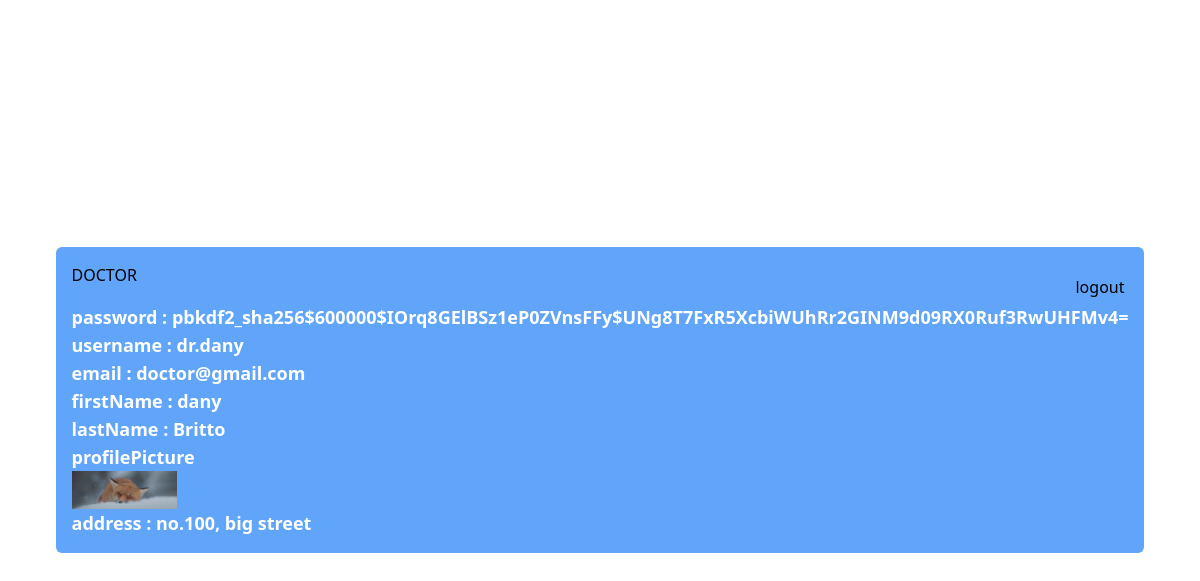
/ (signed in), run on the app's committed database.
### usercredentials/models.py (models this page shows, shortened)
class Profile(AbstractUser):
    username = models.CharField(max_length=50, unique = True)
    email = models.EmailField(null = True)
    firstName = models.CharField(null= True, max_length = 50)
    lastName = models.CharField(null= True, max_length = 50)
    profilePicture = models.ImageField(upload_to='profile')
    address = models.TextField(null= True)
    role = models.BooleanField(default = False)
    REQUIRED_FIELDS = []

### usercredentials/views.py (the view)
# urls.py: path('', views.dashboard, name='dashboard'),
def dashboard(request):
    context = {}
    if request.user.is_authenticated:
        userobj = models.Profile.objects.get(id = request.user.id)
        userobj = model_to_dict(userobj)
        fields = ['username', 'email', 'firstName', 'lastName', 'address', 'profilePicture', 'password']
        context = {'fields':fields, 'userobj':userobj.items()}
    return render(request, 'dashboard.html', context)

### templates/dashboard.html (shortened to what this page needs)
{% extends 'base.html' %}
{% load static %}
{% block content %}
{% if user.is_authenticated %}
    <div class="flex flex-col bg-blue-400 p-4 rounded-md">
        <div class="flex justify-between">
            {% if user.role == 1 %}
                <p>DOCTOR</p>
            {% else %}
                <p>USER</p>
            {% endif %}
            <form action="{% url 'logout' %}" class="flex items-center mt-2" method="post">
                <input type="submit" class="p-1 w-full cursor-pointer" value="logout">
            </form>
        </div>
        {% for obj, val in userobj %}
            {% if obj in fields %}
                {% if obj == 'profilePicture' %}
                    <p class="text-white font-semibold text-lg">{{obj}}</p><img  src="/media/{{val}}" width="10%"  alt="profilePicture">
                {% else %}
                    <p class="text-white font-semibold text-lg">{{obj}} : {{val}}</p>
                {% endif %}
            {% endif %}
        {% endfor %}
    </div>
{% else %}
    <div class="flex flex-col p-2 items-center bg-blue-400 w-32 h-24 justify-between rounded-md">
        <a href="{% url 'login' %}" class="text-white font-bold">LOGIN</a>
        <p>OR</p>
        <a href="{% url 'signupNav' %}" class="text-white font-bold">SIGNUP</a>
    </div>
{% endif %}
{% endblock %}

### templates/base.html (shortened to what this page needs)
{% load static %}
<!DOCTYPE html>
<html lang="en">
<head>
    <link rel="stylesheet" href="{% static 'output.css' %}">
</head>
<body class="w-screen h-screen flex justify-center items-center">
    {% block content %}{% endblock %}
</body>
</html>

### data on the page
Profile: userobj "pbkdf2_sha256$600000$IOrq8GElBSz1eP0ZVnsFFy$UNg8T7FxR5XcbiWUhRr2GINM9d09RX0Ruf3RwUHFMv4=" "dr.dany" "doctor@gmail.com" "dany" "Britto" "no.100, big street", profilePicture (picture)

### other printed values
{{ obj }} "password" "username" "email" "firstName" "lastName" "address"
{{ obj }} "profilePicture"
